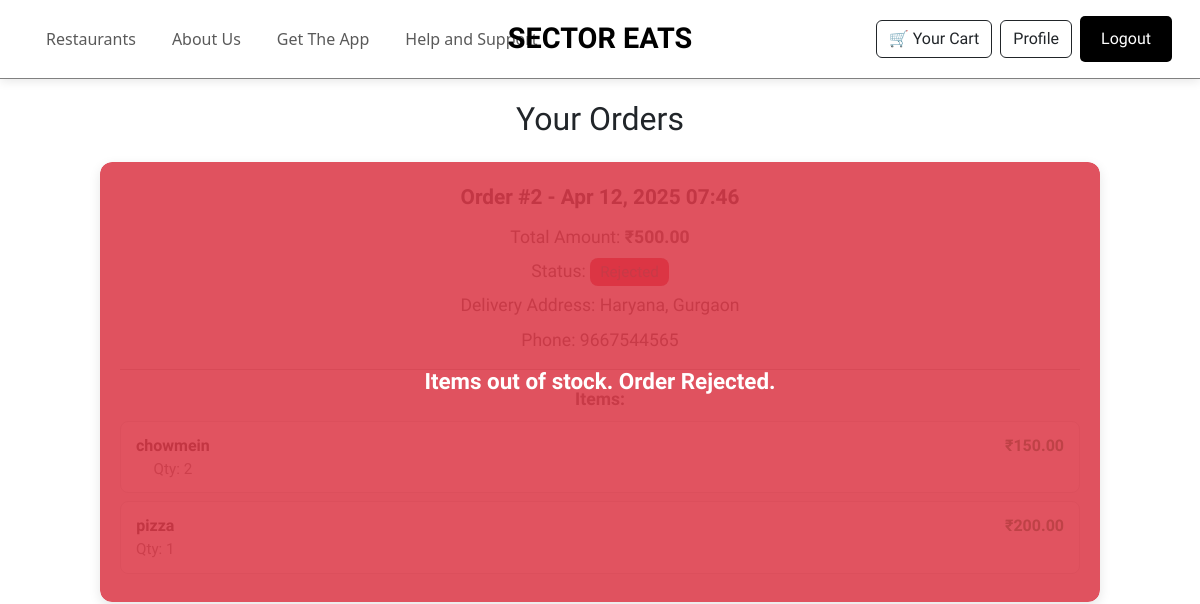
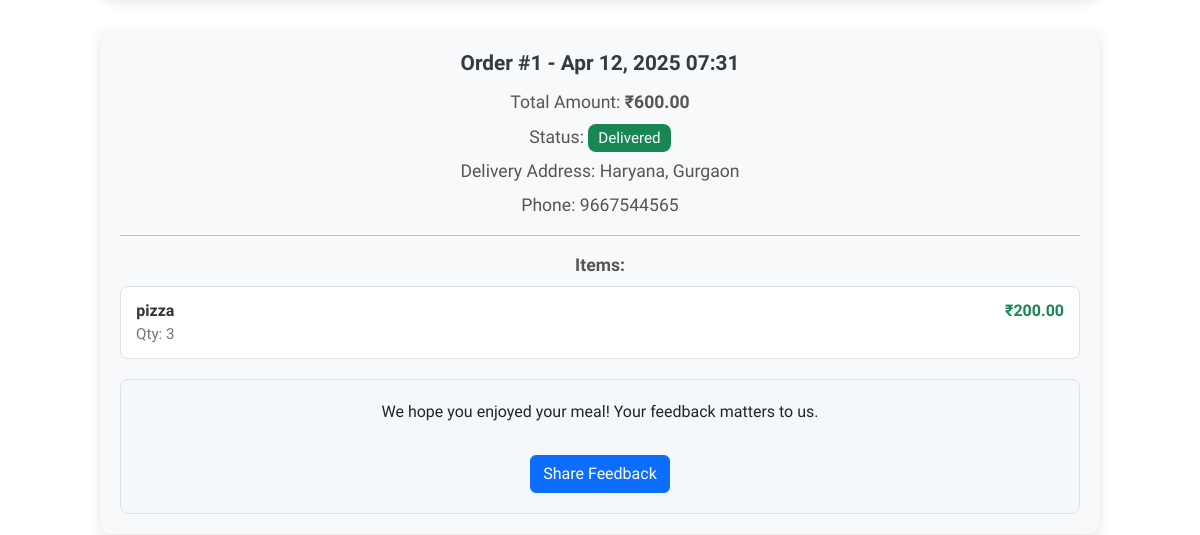
Before: /my-orders/ (signed in, upper part) with the older database file (2 pictures, top to bottom).
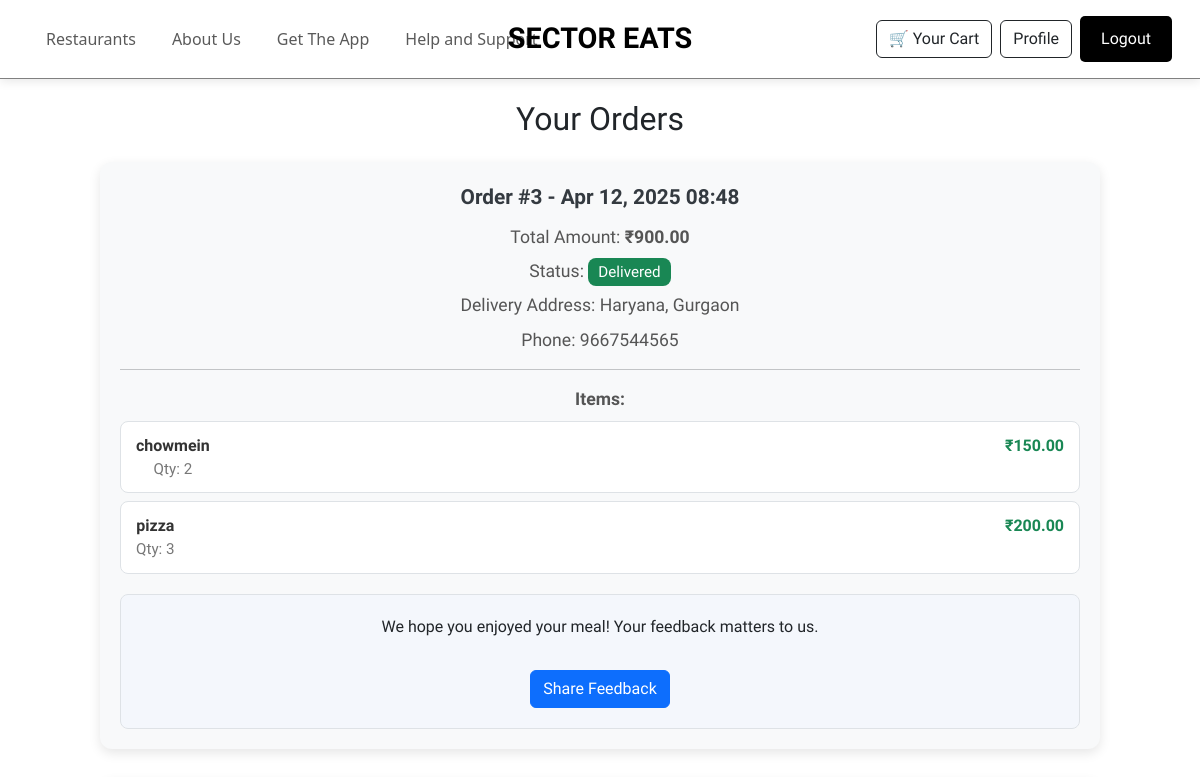
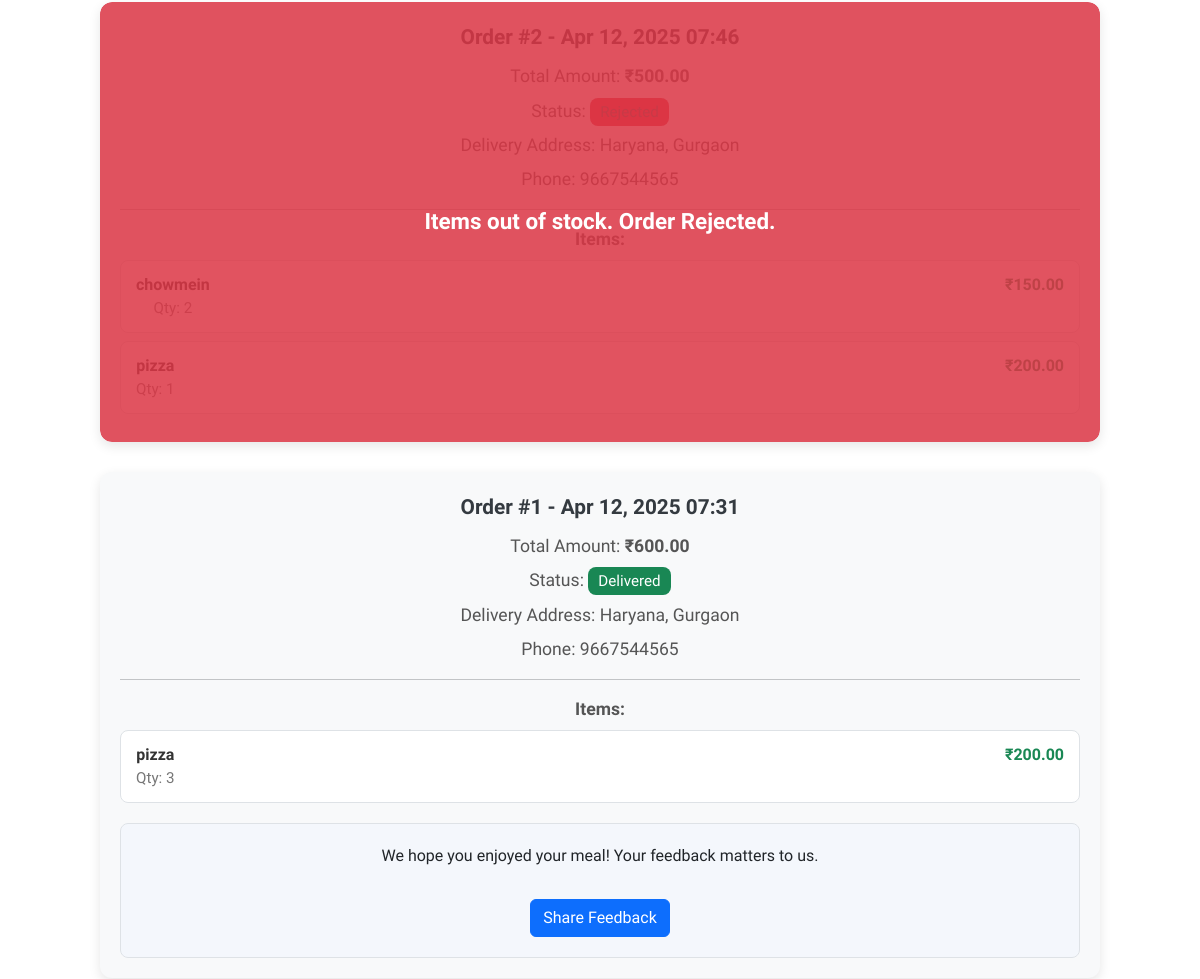
After: the same page with the newer database file (2 pictures, top to bottom).
### RestaurantApp/models.py (models this page shows, shortened)
class Order(models.Model):
    user = models.ForeignKey(User, on_delete=models.CASCADE)
    created_at = models.DateTimeField(auto_now_add=True)
    total_amount = models.DecimalField(max_digits=8, decimal_places=2)
    address = models.TextField()
    city = models.CharField(max_length=100)
    phone = models.CharField(max_length=15)
    status = models.CharField(
        max_length=50,
        choices=[
            ('Pending', 'Pending'),
            ('Accepted', 'Accepted'),
            ('Rejected', 'Rejected'),
            ('Out for Delivery', 'Out for Delivery'),
            ('Delivered', 'Delivered'),
        ],
        default='Pending'
    )

class OrderItem(models.Model):
    order = models.ForeignKey(Order, on_delete=models.CASCADE, related_name='items')
    item = models.ForeignKey(MenuItem, on_delete=models.CASCADE)
    quantity = models.PositiveIntegerField()
    price = models.DecimalField(max_digits=6, decimal_places=2)

class MenuItem(models.Model):
    restaurant = models.ForeignKey('Restaurant', on_delete=models.CASCADE)
    name = models.CharField(max_length=100)
    description = models.TextField()
    price = models.DecimalField(max_digits=6, decimal_places=2)
    image = models.ImageField(upload_to='menu_items/', null=True, blank=True)

### RestaurantApp/decorators.py (the view)
    def _wrapped_view(request, *args, **kwargs):
        user = request.user
        if not user.is_authenticated:
            messages.error(request, "Please login to continue.")
            return redirect('login_view')
        try:
            profile = Profile.objects.get(user=user)
        except Profile.DoesNotExist:
            messages.error(request, "User profile not found.")
            return redirect('login_view')
        if user.is_staff or profile.role == 'restaurant_admin':
            messages.error(request, "Admins are not allowed to access the user portal.")
            return redirect('login_view')
        return view_func(request, *args, **kwargs)

### RestaurantApp/views.py (called while the page is built)
@login_required
@user_required
def user_orders(request):
    orders = Order.objects.filter(user=request.user).prefetch_related('items__item').order_by('-created_at')
    return render(request, 'user_orders.html', {'orders': orders})

### templates/user_orders.html (shortened to what this page needs)
{% extends "base.html" %}
{% load static %}
{% block main %}
<div class="orders-container">
    <h2 class="text-center mb-4">Your Orders</h2>
    {% for order in orders %}
        <div class="order-card">
            {% if order.status == 'Rejected' %}
                <div class="rejected-overlay">
                    Items out of stock. Order Rejected.
                </div>
            {% endif %}
            <div class="order-header">Order #{{ order.id }} - {{ order.created_at|date:"M d, Y H:i" }}</div>
            <div class="order-info">Total Amount: <strong>₹{{ order.total_amount }}</strong></div>
            <div class="order-info">Status:
                <span class="badge-status
                    {% if order.status == 'Delivered' %}bg-success text-white
                    {% elif order.status == 'Out for Delivery' %}bg-warning text-dark
                    {% elif order.status == 'Accepted' %}bg-info text-dark
                    {% elif order.status == 'Rejected' %}bg-danger
                    {% else %}bg-secondary text-white
                    {% endif %}
                ">
                    {{ order.status }}
                </span>
            </div>
            <div class="order-info">Delivery Address: {{ order.address }}, {{ order.city }}</div>
            <div class="order-info">Phone: {{ order.phone }}</div>
            <hr>
            <div class="order-info mb-2"><strong>Items:</strong></div>
            {% for item in order.items.all %}
                <div class="item-box d-flex justify-content-between">
                    <div>
                        <div class="item-name">{{ item.item.name }}</div>
                        <div class="item-details">Qty: {{ item.quantity }}</div>
                    </div>
                    <div class="fw-semibold text-success">₹{{ item.price|floatformat:2 }}</div>
                </div>
            {% endfor %}
            {% if order.status == 'Delivered' %}
                <div class="feedback-prompt">
                    <p>We hope you enjoyed your meal! Your feedback matters to us.</p>
                    <a href="{% url 'feedback' %}?order_id={{ order.id }}" class="btn btn-primary">
                        Share Feedback
                    </a>
                </div>
            {% endif %}
        </div>
    {% empty %}
        <p class="text-center text-muted">You haven't placed any orders yet.</p>
    {% endfor %}
</div>
{% endblock %}

Changed rows visible on the page:
added Order: id "3", created_at "Apr 12, 2025 08:48", total_amount "900.00", status "Delivered", address "Haryana", city "Gurgaon", phone "9667544565"
added OrderItem: item.name "chowmein", quantity "2", price "150.00", shown under "3"
added OrderItem: item.name "pizza", quantity "3", price "200.00"
